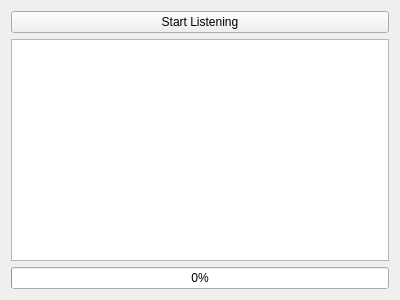
<?xml version="1.0" encoding="UTF-8"?>
<ui version="4.0">
 <class>MainWindow</class>
 <widget class="QMainWindow" name="MainWindow">
  <property name="geometry">
   <rect>
    <x>0</x>
    <y>0</y>
    <width>400</width>
    <height>300</height>
   </rect>
  </property>
  <property name="windowTitle">
   <string>Tcp Server</string>
  </property>
  <widget class="QWidget" name="centralWidget">
   <layout class="QVBoxLayout" name="verticalLayout">
    <item>
     <widget class="QPushButton" name="btn_start">
      <property name="text">
       <string>Start Listening</string>
      </property>
     </widget>
    </item>
    <item>
     <widget class="QTextBrowser" name="txb_msg"/>
    </item>
    <item>
     <widget class="QProgressBar" name="progressBar">
      <property name="value">
       <number>0</number>
      </property>
     </widget>
    </item>
   </layout>
  </widget>
 </widget>
 <layoutdefault spacing="6" margin="11"/>
 <resources/>
 <connections/>
</ui>
